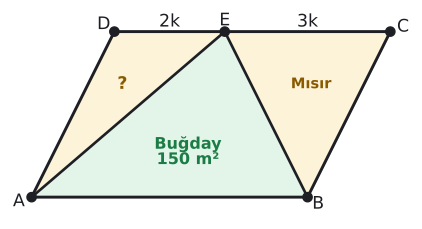

Source code (Python):
import sys; sys.path.insert(0, "tools")
from cizim import *

P = lambda x, y: np.array([float(x), float(y)])
uz = lambda U, V: round(float(np.linalg.norm(U - V)), 4)
def acisi(K, U, V):
    u, v = U - K, V - K
    return round(float(np.degrees(np.arccos(np.dot(u, v) / np.linalg.norm(u) / np.linalg.norm(v)))), 3)
def birim(U, V):
    t = (V - U) / np.linalg.norm(V - U); return t, np.array([-t[1], t[0]])
def dondur(Q, derece):
    a = np.radians(derece); return P(Q[0] * np.cos(a) - Q[1] * np.sin(a), Q[0] * np.sin(a) + Q[1] * np.cos(a))
def ayak(Q, U, V):
    t, _ = birim(U, V); return U + np.dot(Q - U, t) * t
def paralel_isareti(U, V, n=1, f=0.5):
    t, _ = birim(U, V)
    for i in range(n):
        M = U + f * (V - U) + (i - (n - 1) / 2) * 0.32 * S * t
        ax.annotate("", xy=M + 0.22 * S * t, xytext=M - 0.22 * S * t, arrowprops=dict(arrowstyle="-|>", color=SOLUK, lw=1.3, mutation_scale=13))
def cetik(U, V, n=1, renk=SOLUK, f=0.5):
    M = U + f * (V - U); t, m = birim(U, V)
    for i in range(n):
        c = M + (i - (n - 1) / 2) * 0.2 * S * t
        ax.plot(*zip(c - 0.22 * S * m, c + 0.22 * S * m), color=renk, lw=1.5)
def olcu(U, V, metin, d=0.5, renk=YAZI, fs=13, f=0.5):
    """[UV] üzerinde f oranındaki noktaya, U->V yönünün soluna d*S uzağa yazı (d < 0: sağına)."""
    M = U + f * (V - U); _, m = birim(U, V)
    ax.text(*(M + d * S * m), metin, ha="center", va="center", color=renk, fontsize=fs)
def dik_isareti(K, U, V, r=0.4):
    a_ = (U - K) / np.linalg.norm(U - K) * r * S; b_ = (V - K) / np.linalg.norm(V - K) * r * S
    ax.plot(*zip(K + a_, K + a_ + b_, K + b_), color=SOLUK, lw=1.3)
def harf(Q, metin, dx, dy, renk=YAZI, fs=13):
    ax.text(Q[0] + dx * S, Q[1] + dy * S, metin, ha="center", va="center", color=renk, fontsize=fs)
def cizgi(U, V, renk=YAZI, lw=2.2, ls="-"):
    ax.plot(*zip(U, V), color=renk, lw=lw, ls=ls)
def boya(noktalar, renk):
    ax.add_patch(patches.Polygon(noktalar, closed=True, facecolor=renk, edgecolor="none"))
def yay(K, U, V, r=0.8, renk=MAVI, n=1):
    for i in range(n): aci(ax, K, U, V, r=(r + 0.18 * i) * S, renk=renk)
def yay_yazi(K, U, V, metin, d=1.4, renk=MAVI, fs=12):
    """K köşesindeki U-K-V açısının ortasından d*S uzağa yazı."""
    u = (U - K) / np.linalg.norm(U - K); v = (V - K) / np.linalg.norm(V - K); o = (u + v) / np.linalg.norm(u + v)
    ax.text(*(K + d * S * o), metin, ha="center", va="center", color=renk, fontsize=fs)
def basla(xmin, xmax, ymin, ymax, en=5.5):
    global fig, ax
    fig, ax = sekil(en, en * (ymax - ymin) / (xmax - xmin))
    ax.set_aspect("equal"); ax.axis("off"); ax.set_xlim(xmin, xmax); ax.set_ylim(ymin, ymax)
def dortgen(A, B, C, D, dolgu=None):
    if dolgu: boya([A, B, C, D], dolgu)
    ax.plot(*zip(A, B, C, D, A), color=YAZI)
    for Q in (A, B, C, D): nokta(ax, *Q, "")
def koseler(A, B, C, D, d=0.55):
    O = (A + B + C + D) / 4
    for Q, ad in ((A, "A"), (B, "B"), (C, "C"), (D, "D")):
        y = (Q - O) / np.linalg.norm(Q - O); harf(Q, ad, d * y[0] * 1.3, d * y[1])
def pk(AB, AD, derece):
    """A orijinde, [AB] yatay; ABCD paralelkenarının köşeleri."""
    a = np.radians(derece); A, B = P(0, 0), P(AB, 0); D = P(AD * np.cos(a), AD * np.sin(a)); return A, B, B + D, D
def cerceve(noktalar, kenar=1.2):
    xs = [q[0] for q in noktalar]; ys = [q[1] for q in noktalar]
    return min(xs) - kenar * S, max(xs) + kenar * S, min(ys) - kenar * S, max(ys) + kenar * S
def alan(noktalar, metin, renk=YAZI, dx=0, dy=0, fs=13):
    """Çokgenin ağırlık merkezine (köşelerin ortalaması) yazı."""
    O = sum(noktalar) / len(noktalar)
    ax.text(O[0] + dx * S, O[1] + dy * S, metin, ha="center", va="center", color=renk, fontsize=fs, fontweight="bold")
def kesisim(P1, P2, P3, P4):
    """[P1P2] ve [P3P4] doğrularının kesişimi."""
    d1, d2 = P2 - P1, P4 - P3
    x2 = lambda u, v: u[0] * v[1] - u[1] * v[0]
    t = x2(P3 - P1, d2) / x2(d1, d2); return P1 + t * d1
def alan_hesap(*Q):
    return round(abs(sum(Q[i][0] * Q[(i + 1) % len(Q)][1] - Q[(i + 1) % len(Q)][0] * Q[i][1] for i in range(len(Q)))) / 2, 4)


# Soru 8: tarla ABCD; E ∈ [DC], |DE| : |EC| = 2 : 3; A(AEB) = 150 m², A(ADE) = 60, A(BEC) = 90.
A, B, D = P(0, 0), P(10, 0), P(3, 6); C = B + D; E = D + P(4, 0)
S = 13 / 15
T = alan_hesap(A, B, C, D)
print("AEB", alan_hesap(A, E, B) / T, "ADE", alan_hesap(A, D, E) / T * 300, "BEC", alan_hesap(B, E, C) / T * 300)
basla(*cerceve([A, B, C, D], 1.0))
boya([A, E, B], YESIL_ACIK); boya([A, D, E], SARI_ACIK); boya([B, E, C], SARI_ACIK)
dortgen(A, B, C, D); koseler(A, B, C, D, 0.45)
cizgi(A, E, YAZI, 2); cizgi(B, E, YAZI, 2)
nokta(ax, *E, ""); harf(E, "E", 0, 0.45)
olcu(D, E, "2k", 0.4); olcu(E, C, "3k", 0.4)
alan([A, E, B], "Buğday", YESIL, 0, -0.1, 12); alan([A, E, B], "150 m²", YESIL, 0, -0.75, 12)
alan([A, D, E], "?", SARI, -0.05, 0.1); alan([B, E, C], "Mısır", SARI, 0.15, 0.1, 11)
kaydet(fig, __file__)
